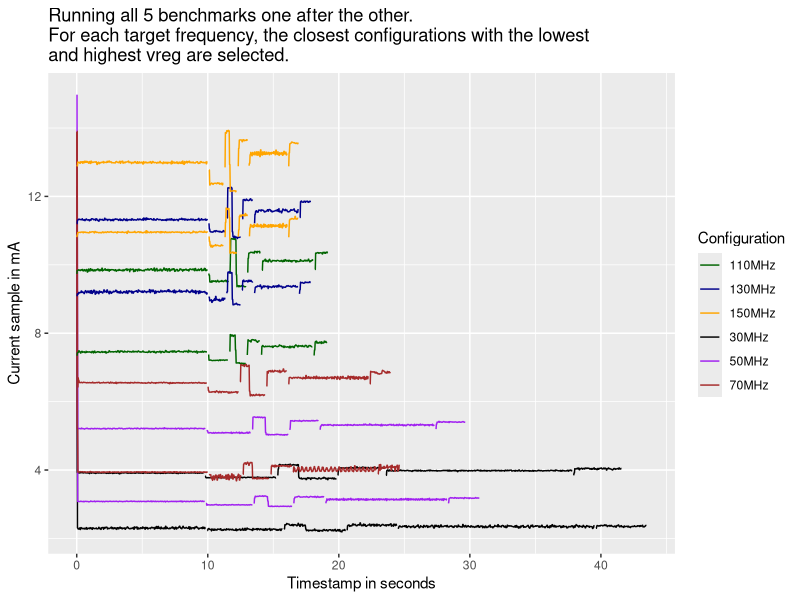

The R source for this figure:
library("ggplot2")
library("dplyr")
library(rlang)

df <- read.csv("pairs_freqs_manual.csv")
#df <- df %>%
#  mutate(
#    x_range = cut(
#      expe_num,
#      breaks = c(0, 15, 30),   # upper bound is exclusive by default
#      right = FALSE,              # [0,15), [15,30), ...
#      labels = c("non trimmed", "trimmed")
#    )
#  )
df <- df %>%
  mutate(
    legend_group = case_when(
      expe_num %in% c(4:9, 10:15)   ~ "30MHz",
      expe_num %in% c(16:21, 22:27)   ~ "50MHz",
      expe_num %in% c(28:33, 34:39)   ~ "70MHz",
      expe_num %in% c(40:45, 46:51)   ~ "110MHz",
      expe_num %in% c(52:57, 58:63)   ~ "130MHz",
      expe_num %in% c(64:69, 70:75)   ~ "150MHz",
      expe_num %in% c(76:81, 82:87)   ~ "11MHz"
    )
  )
df <- df %>% filter(expe_num > 3)
p <- ggplot(df, aes(x = current_timestamp, y = current_sample, color=legend_group, group=factor(expe_num))) +
	geom_line(na.rm = TRUE) +
	#scale_y_continuous(limits=c(0, 20), n.breaks=15) +
	#geom_hline(yintercept = median(df[df$expe_num == 0,]$current_sample, na.rm = TRUE), color = "red") +
	#facet_wrap(~ x_range) +
	labs(title = "Running all 5 benchmarks one after the other. \nFor each target frequency, the closest configurations with the lowest \nand highest vreg are selected.", x = "Timestamp in seconds", y = "Current sample in mA") +
  scale_color_manual(
		name = "Configuration",
    values = c(
      "30MHz"      = "black",
      "50MHz"      = "purple",
      "70MHz"      = "brown",
      "110MHz"      = "dark green",
      "130MHz"      = "dark blue",
      "150MHz"      = "orange",
      "11MHz"      = "dark grey"
    )
  )
ggsave("pairs_freqs_manual.pdf", plot=p)
